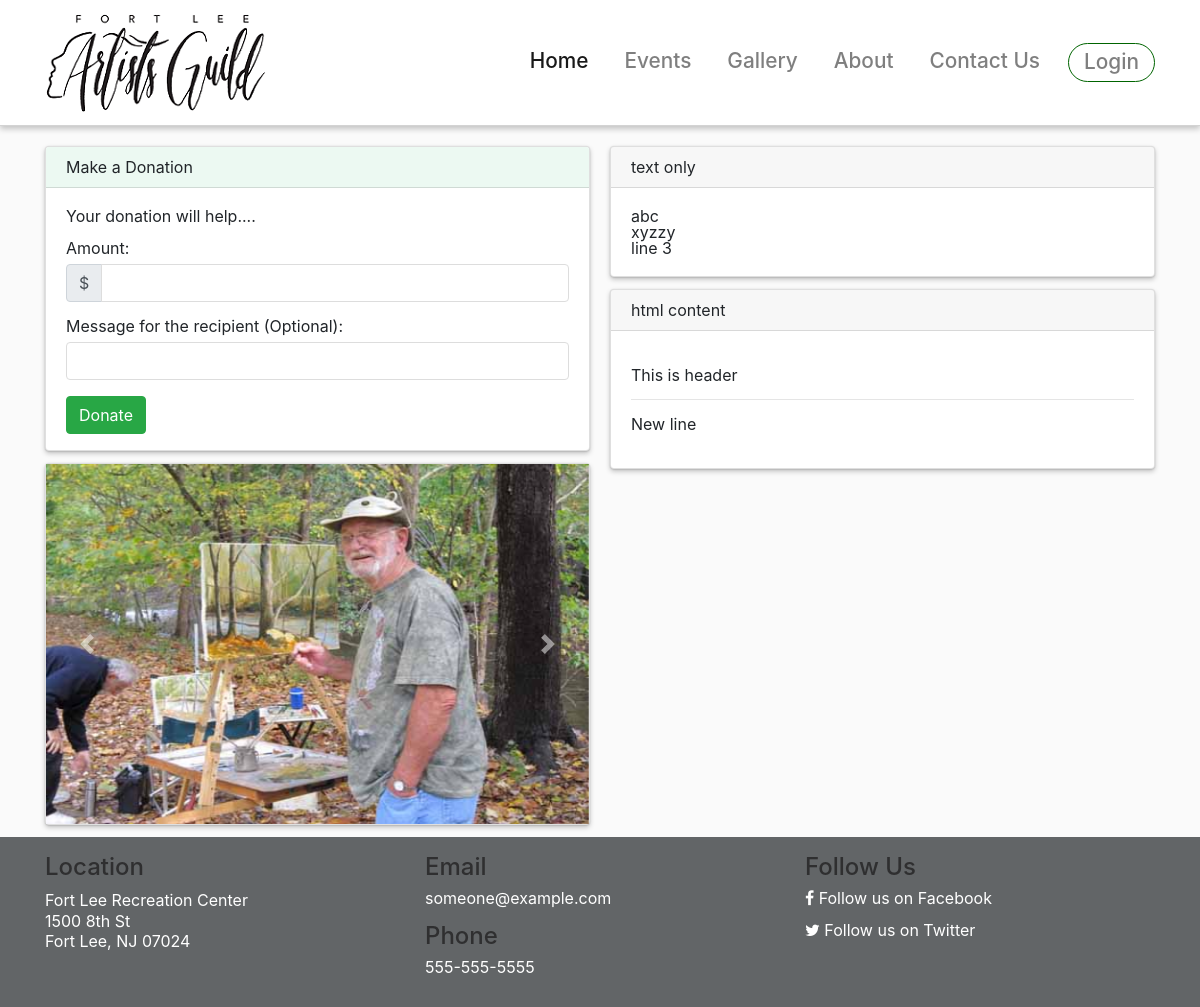
The app's page /home, older data.
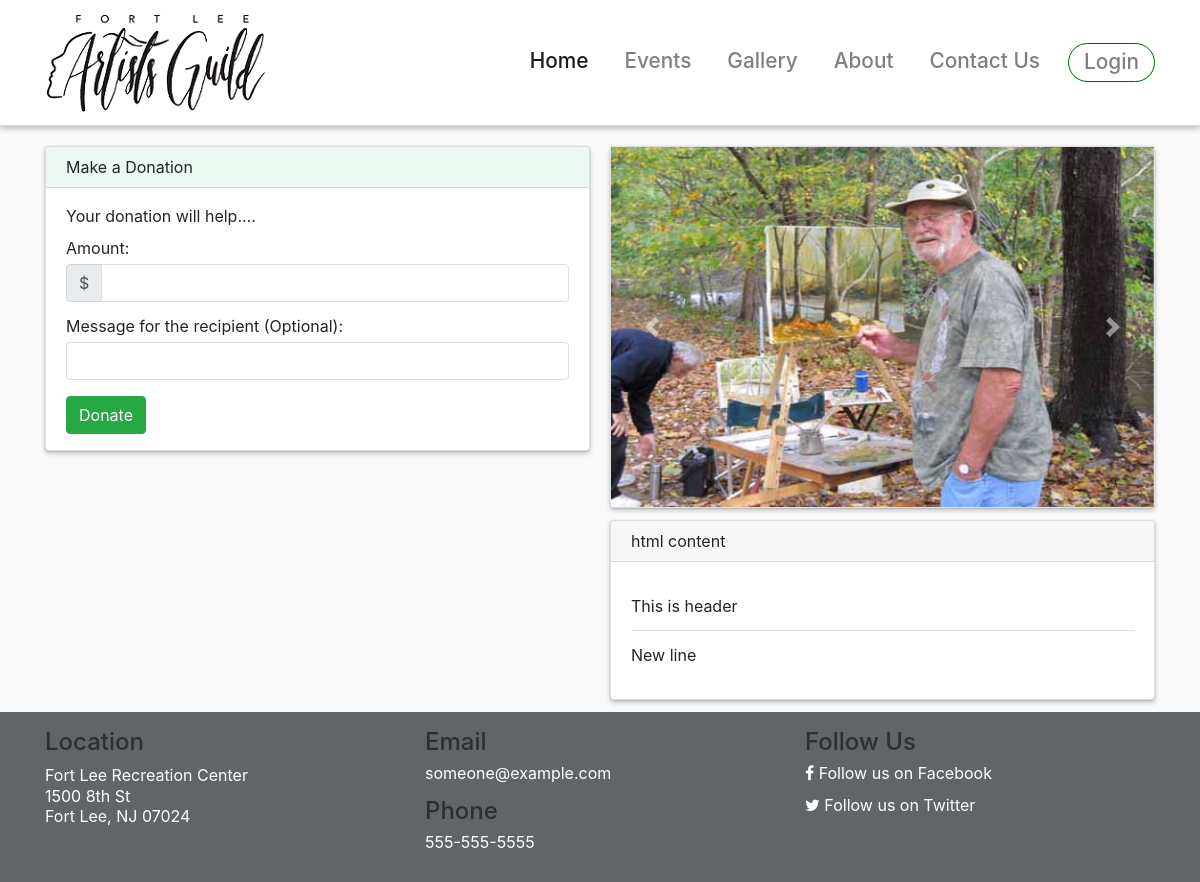
The same page, newer data.
### tables this page shows
CREATE TABLE "sitecontent" (
"id" INTEGER PRIMARY KEY AUTOINCREMENT,
"title" VARCHAR,
"description" TEXT,
"isHtml" VARCHAR,
"createdby" VARCHAR,
"createdon" DATETIME
);

### flag/app.py (the view)
@app.route('/')
@app.route('/home')
def home():
    try:
        event = getUpcomingEvent()
        siteContents = getSiteContents()
        return render_template('index.html', event = event, siteContentList = siteContents)
    except Exception as e:
        app.logger.error(str(e), extra={'user': ''})
        return redirect(url_for('errors.error'))

### flag/dataaccess/db_helper.py (called while the page is built)
def open_connection():
    connection = getattr(g, '_connection', None)
    if connection == None:
        connection = g._connection = sqlite3.connect(app.config['SQLITE_PATH'])
    connection.row_factory = sqlite3.Row
    return connection

def execute_sql(sql, values=(), commit=False, single=False):
    connection = open_connection()
    cursor = connection.execute(sql, values)
    if commit == True:
        results = connection.commit()
    else:
        results = cursor.fetchone() if single else cursor.fetchall()
    cursor.close()
    return results

### flag/dataaccess/homeDAO.py (called while the page is built, shortened)
def getUpcomingEvent():
    sql = "SELECT * from event where eventDate >= date('now') Order by eventDate LIMIT 1"
    row = execute_sql (sql,(), False, True)

def getSiteContents():
    siteContentList=[]
    siteContents = execute_sql(
        "SELECT sitecontent.id, sitecontent.title, sitecontent.description, sitecontent.isHtml From sitecontent")
    for row in siteContents:
        siteContent = SiteContent()
        siteContent.siteContentId = row['id']
        siteContent.siteContentTitle = row['title']
        siteContent.isHtml = row['isHtml']
        if siteContent.isHtml == 'Y':
            siteContent.siteContentDesc = row['description']
        else:
            siteContent.siteContentDesc = row['description'].split('\n') #.replace("\n", "<br/>")
        siteContentList.append(siteContent)
    return siteContentList

### flag/templates/index.html (shortened to what this page needs)
{% extends "layout.html" %}
{% block content %}
<div class="card-columns pt-3">
  <div class="card">
    <div class="card-header" style="background-color: #ecf9f2;">Make a Donation</div>
    <div class="card-body" style="padding-bottom: 0;">
      <p class="card-title">Your donation will help....</p>
      <p class="card-text">
        <form action="/donate" method="POST">
          <label for="amount">Amount:</label>
          <div class="input-group mb-3">
            <div class="input-group-prepend">
              <span class="input-group-text">$</span>
            </div>
            <input type="number" step="0.01" min=0 max=1000 class="form-control" id="amount" name="amount"
              aria-label="Amount" required>
          </div>
          <label for="message">Message for the recipient (Optional):</label>
          <input type="text" class="form-control" id="message" name="message" aria-label="message">
          <br>
          <button class="btn btn-success" name="donBtn" type="submit">Donate</button>
        </form>
      </p>
    </div>
  </div>
  <div class="card">
    <div id="carouselExampleControls" class="carousel slide" data-ride="carousel">
      <div class="carousel-inner">
        <div class="carousel-item active" data-interval="3000">
          <img src="/static/images/carousel/Fgallery1-1.jpg" class="d-block w-100" alt="...">
        </div>
      </div>
      <a class="carousel-control-prev" href="#carouselExampleControls" role="button" data-slide="prev">
        <span class="carousel-control-prev-icon" aria-hidden="true"></span>
      </a>
      <a class="carousel-control-next" href="#carouselExampleControls" role="button" data-slide="next">
        <span class="carousel-control-next-icon" aria-hidden="true"></span>
      </a>
    </div>
  </div>
  {% for sitecontent in siteContentList %}
    <div class="card">
      {% if sitecontent.siteContentTitle %}
        <div class="card-header">{{ sitecontent.siteContentTitle }}</div>
      {% endif %}
      <div class="card-body">
        <p class="card-text">
          {% if sitecontent.isHtml == 'N' %}
            {% for line in sitecontent.siteContentDesc  %}
              {{line | safe }}<br>
            {% endfor %}
          {% else %}
            {{sitecontent.siteContentDesc | safe }}
          {% endif %}
        </p>
      </div>
    </div>
  {% endfor %}
</div>
{% endblock %}

### flag/templates/layout.html (shortened to what this page needs)
{% from 'macros.html' import nav_link, page_title with context %}
<!DOCTYPE html>
<html lang="en">
<head>
  <link rel="stylesheet" href="{{ url_for('static', filename='css/jquery-ui.min.css') }}">
  <link rel="stylesheet" href="{{ url_for('static', filename='css/bootstrap.min.css') }}">
  <link rel="stylesheet" href="{{ url_for('static', filename='css/font-awesome.min.css') }}">
  <link rel="stylesheet" href="{{ url_for('static', filename='css/app.css') }}">
</head>
<body>
  <nav class="navbar navbar-expand-lg navbar-light navbar-bg fixed-top">
    <div class="container">
      <a class="navbar-brand" href="/">
        <img src="/static/images/logo1.png" alt="">
      </a>
      <div class="collapse navbar-collapse" id="navbarResponsive">
        <ul class="navbar-nav ml-auto">
          {{ nav_link('home', 'Home') }}
          {{ nav_link('events.events', 'Events') }}
          {{ nav_link('gallery.gallery', 'Gallery') }}
          {{ nav_link('public.about', 'About') }}
          {{ nav_link('public.contact', 'Contact Us') }}
          {% if current_user.is_authenticated %}
          <li class="nav-item dropdown">
            <a class="nav-link dropdown-toggle" href="#" id="navbardrop" data-toggle="dropdown" style="color:darkgreen;">
              <i class="fa fa-user-circle"></i>&nbsp;{{ current_user.firstName }}
            </a>
            <div class="dropdown-menu">
              <a class="dropdown-item" style="padding:10px;" href="{{ url_for('auth.profile', user_id=0) }}"><i class="fa fa-user-o"></i>&nbsp;&nbsp;My
                Profile</a>
              <a class="dropdown-item" style="padding:10px;" href="{{ url_for('gallery.gallery', filter='U') }}"><i
                  class="fa fa-picture-o"></i>&nbsp;&nbsp;My
                Gallery</a>
              {% if current_user.userRole == 'A' %}
              <a class="dropdown-item" style="padding:10px;" href="{{ url_for('auth.users') }}"><i
                  class="fa fa-users"></i>&nbsp;&nbsp;
                Users</a>
                <a class="dropdown-item" style="padding:10px;" href="{{ url_for('sitecontent.sitecontents') }}"><i
                  class="fa fa-users"></i>&nbsp;&nbsp;
                Site Content</a>
              {% endif %}
              <hr style="margin-bottom: 0px;margin-top: 0px;">
              <a class="dropdown-item" style="padding:10px;" href="{{ url_for('auth.logout') }}"><i
                  class="fa fa-sign-out" style="font-size: 1.4rem;"></i>&nbsp;&nbsp;Logout</a>
            </div>
          </li>
          {% else %}
          <li class="nav-item">
            <a class="nav-link"
              style="border: 1px solid darkgreen; display:inline-block;padding-left: 15px; padding-right: 15px;border-radius:20px;"
              href="{{ url_for('auth.login') }}">Login</a>
          </li>
          {% endif %}
        </ul>
      </div>
    </div>
  </nav>
  <div class="container" style="min-height: 500px;padding-top:10px;">
    {% block content %}
    {% endblock %}
  </div>
  <footer class="py-5" style="padding: 1rem !important;background-color: #626567;">
    <div class="container">
      <div class="row" style="color:white;">
        <div class="col-sm-4">
          <h4 style="color:#2F2F30;">Location</h4>
          <p>
            <a href="https://goo.gl/maps/iVhmAzEYue3JvERB9" target="_blank" style="color:#ffffff;">
              <span style="line-height: 1.3rem;">Fort Lee Recreation Center</span><br>
              <span style="line-height: 1.3rem;">1500 8th St</span><br>
              <span style="line-height: 1.3rem;">Fort Lee, NJ 07024</span>
            </a>
          </p>
        </div>
        <div class="col-sm-4">
          <h4 style="color:#2F2F30;">Email</h4>
          <p>
            <a href="mailto:someone@example.com" target="_top"  style="color:#ffffff;">someone@example.com</a>
          </p>
          <h4 style="color:#2F2F30;">Phone</h4>
          <p>
            <a href="tel:555-555-5555"  style="color:#ffffff;">555-555-5555</a>
          </p>
        </div>
        <div class="col-sm-4">
          <h4 style="color:#2F2F30;">Follow Us</h4>
          <p>
            <a href="https://facebook.com/flag" target="_blank"  style="color:#ffffff;"><i class="fa fa-facebook"></i>&nbsp;Follow us on
              Facebook</a>
          </p>
          <p>
            <a href="https://twitter.com/flag" target="_blank"  style="color:#ffffff;"><i class="fa fa-twitter"></i>&nbsp;Follow us on
              Twitter</a>
          </p>
        </div>
      </div>
  </footer>
</body>
</html>

### flag/templates/macros.html (shortened to what this page needs)
{% macro nav_link(endpoint, name) %}
{% if request.endpoint != None and request.endpoint.endswith(endpoint)%}
<li class="nav-item active">
  <a class="nav-link" href="{{ url_for(endpoint) }}">{{ name }}
  </a>
</li>
{% else %}
<li class="nav-item">
  <a class="nav-link" href="{{ url_for(endpoint) }}">{{ name }}</a>
</li>
{% endif %} {% endmacro %}

### flag/static/css/app.css (style rules this page uses)
body { margin:0px; line-height: 1 !important; padding-top: 120px; background-color: #FAFAFA; }
.navbar-bg { background-color: white !important; border-bottom: lightgray solid 1px; box-shadow: 0px 0.03rem 0.09rem rgba(0,0,0,0.18), 0px 0.16rem 0.36rem rgba(0,0,0,0.22); padding:.5rem .5rem; }
.nav-item { font-size: 1.3rem; font-weight: 500; padding-left: 20px; }
.carousel-inner img { width:640px; height:360px; }
.form-control { box-shadow: none; border-color: #ddd; }
.card { box-shadow: 0px 0.03rem 0.09rem rgba(0,0,0,0.18), 0px 0.16rem 0.36rem rgba(0,0,0,0.22); }
@media (min-width: 576px) { .card-columns { column-count: 1; } }
@media (min-width: 768px) { .card-columns { column-count: 2; } }

Row changes from the older to the newer data that the page shows:
removed sitecontent: siteContentTitle "text only", line "abc" "xyzzy" "line 3"
